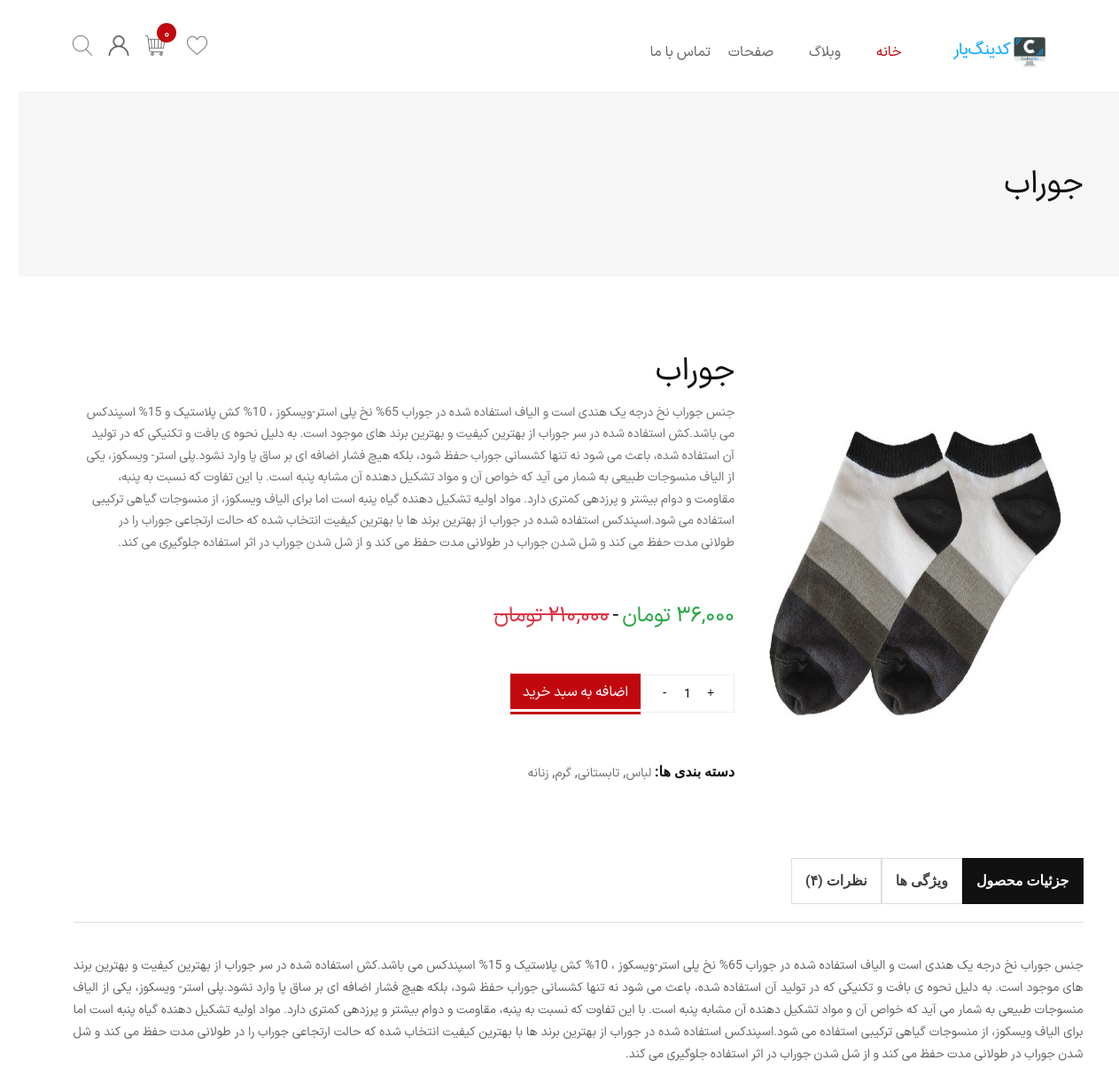
The page /products/1/ on the database its author committed.
### products/models.py (models this page shows, shortened)
class Product(models.Model):
    title = models.CharField(max_length=100, verbose_name=_('name'))
    description = RichTextField()
    price = models.PositiveIntegerField(default=0)
    active = models.BooleanField(default=True)
    image = models.ImageField(verbose_name=_('Product image'), upload_to='product/product_cover/', blank=True)
    datetime_created = models.DateTimeField(default=timezone.now())
    datetime_modified = models.DateTimeField(auto_now=True)

### products/views.py (the view)
# urls.py: path('<int:pk>/', views.ProductDetailView.as_view(), name='product_detail'),
class ProductDetailView(generic.DetailView):
    model = Product
    template_name = 'products/product_detail.html'
    context_object_name = 'product'
    def get_context_data(self, **kwargs):
        context = super().get_context_data(**kwargs)
        context['comment_form'] = CommentForm
        context['add_to_cart_form'] = AddToCartProductForm
        return context

### cart/cart.py (called while the page is built)
    def __len__(self):
        return sum(item['quantity'] for item in self.cart.values())

    def get_total_price(self):
        product_id = self.cart.keys()
        return sum(item['quantity'] * item['product_obj'].price for item in self.cart.values())

### cart/context_processors.py (called while the page is built)
def cart(request):
    return {'cart': Cart(request)}

### persian_translate/templatetags/persian_translation_tags.py (called while the page is built)
@register.filter
def translate_number(value):
    value = str(value)
    english_to_persian_number = value.maketrans('0123456789', '۰۱۲۳۴۵۶۷۸۹')
    return value.translate(english_to_persian_number)

### products/templatetags/comment_tags.py (called while the page is built)
@register.filter
def only_active_comments(comments):
    return comments.filter(active=True)

### products/templates/products/product_detail.html (shortened to what this page needs)
{% extends '_base.html' %}
{% load static %}
{% load i18n %}
{% load crispy_forms_tags %}
{% load comment_tags %}
{% load jalali_tags %}
{% load persian_translation_tags %}
{% load humanize %}
{% block content %}
    {% include 'topheader.html' with header_name=product.title %}
    <div class="main-content-wrapper">
        <div class="page-content-inner ptb--80">
            <div class="container">
                <div class="row no-gutters mb--80">
                    <div class="col-12 col-sm-4 product-main-image d-flex align-content-center">
                        {% if product.image %}
                            <img src="{{ product.image.url }}" alt="Products">
                        {% endif %}
                    </div>
                    <div class="col-12 col-sm-8 product-main-details mt-md--50">
                        <div class="product-summary pl-lg--30 pl-md--0 text-right p-4">
                            <h3 class="product-title mb--20">{{ product.title }}</h3>
                            <p class="product-short-description mb--20">
                                {{ product.description|safe }}
                            </p>
                            <div class="my-5 py-5 product-price-wrapper mb--25">
                                <span class="money text-success">{{ product.price|intcomma:False|translate_number }} تومان</span>
                                <span class="price-separator">-</span>
                                <span class="money old-price text-danger">۲۱۰,۰۰۰ تومان</span>
                            </div>
                            <div class="product-action d-flex align-items-sm-center align-content-center mb--30">
                                <form action="{% url 'cart:cart_add' product.id %}" method="post">
                                    <div class="quantity-wrapper d-flex justify-content-start">
                                        <div class="quantity">
                                            <input type="number" class="quantity-input" name="quantity" id="qty" value="1"
                                                   min="1" max="30">
                                        </div>
                                        <button type="submit" class="btn btn-small btn-bg-red btn-color-white btn-hover-2">
                                            اضافه به سبد خرید
                                        </button>
                                    </div>
                                </form>
                            </div>
                            <div class="product-footer-meta mt-5 pt-5">
                                <p><span class="m-0">دسته بندی ها:</span>
                                    <a href="shop.html">لباس</a>,
                                    <a href="shop.html">تابستانی</a>,
                                    <a href="shop.html">گرم</a>,
                                    <a href="shop.html">زنانه</a>
                                </p>
                            </div>
                        </div>
                    </div>
                </div>
                <div class="row justify-content-center">
                    <div class="col-12">
                        <div class="product-data-tab tab-style-3">
                            <div class="nav nav-tabs product-data-tab__head" id="product-tab" role="tablist">
                                <a class="m-0 product-data-tab__link nav-link active" id="nav-description-tab"
                                   data-toggle="tab" href="#nav-description" role="tab" aria-selected="true">
                                    <span>{% trans 'Product Description' %}</span>
                                </a>
                                <a class="m-0 product-data-tab__link nav-link" id="nav-info-tab" data-toggle="tab"
                                   href="#nav-info" role="tab" aria-selected="true">
                                    <span>ویژگی ها</span>
                                </a>
                                <a class="m-0 product-data-tab__link nav-link" id="nav-reviews-tab" data-toggle="tab"
                                   href="#nav-reviews" role="tab" aria-selected="true">
                                    <span>{% trans 'comments' %} ({{ product.comments.all|only_active_comments|length|translate_number }})</span>
                                </a>
                            </div>
                            <div class="tab-content product-data-tab__content" id="product-tabContent">
                                <div class="tab-pane fade show active" id="nav-description" role="tabpanel"
                                     aria-labelledby="nav-description-tab">
                                    <div class="product-description text-justify">
                                        <p>
                                            {{ product.description|safe }}
                                        </p>
                                    </div>
                                </div>
                            </div>
                        </div>
                    </div>
                </div>
            </div>
        </div>
    </div>
{% endblock content %}

### templates/topheader.html
{% load i18n %}
<div class="breadcrumb-area bg-color ptb--90" data-bg-color="#f6f6f6">
    <div class="container">
        <div class="row">
            <div class="col-12">
                <div class="d-flex justify-content-between align-items-center flex-sm-row flex-column">
                    <h1 class="page-title">{{ header_name }}</h1>
                </div>
            </div>
        </div>
    </div>
</div>

### static/css/_base.css (style rules this page uses)
body { font-family: "IRANSansX", serif; text-align:right !important; }

### rows shown on the page
Product: title "جوراب", image (picture), description "جنس جوراب نخ درجه یک هندی است و الیاف استفاده شده در جوراب 65% نخ پلی استر-ویسکوز ، 10% کش پلاستیک و 15% اسپندکس می باشد.کش استفاده شده در سر جوراب از بهترین کیفیت و بهترین برند های موجود است. به دلیل نحوه ی بافت و تکنیکی که در تولید آن استفاده شده، باعث می شود نه تنها کشسانی جوراب حفظ شود، بلکه هیچ فشار اضافه ای بر ساق پا وارد نشود.پلی استر- ویسکوز، یکی از الیاف منسوجات طبیعی به شمار می آید که خواص آن و مواد تشکیل دهنده آن مشابه پنبه است. با این تفاوت که نسبت به پنبه، مقاومت و دوام بیشتر و پرزدهی کمتری دارد. مواد اولیه تشکیل دهنده گیاه پنبه است اما برای الیاف ویسکوز، از منسوجات گیاهی ترکیبی استفاده می شود.اسپندکس استفاده شده در جوراب از بهترین برند ها با بهترین کیفیت انتخاب شده که حالت…", price|translate_number "۳۶,۰۰۰"

### other values the page prints
{{ cart|length|translate_number }} "۰"
